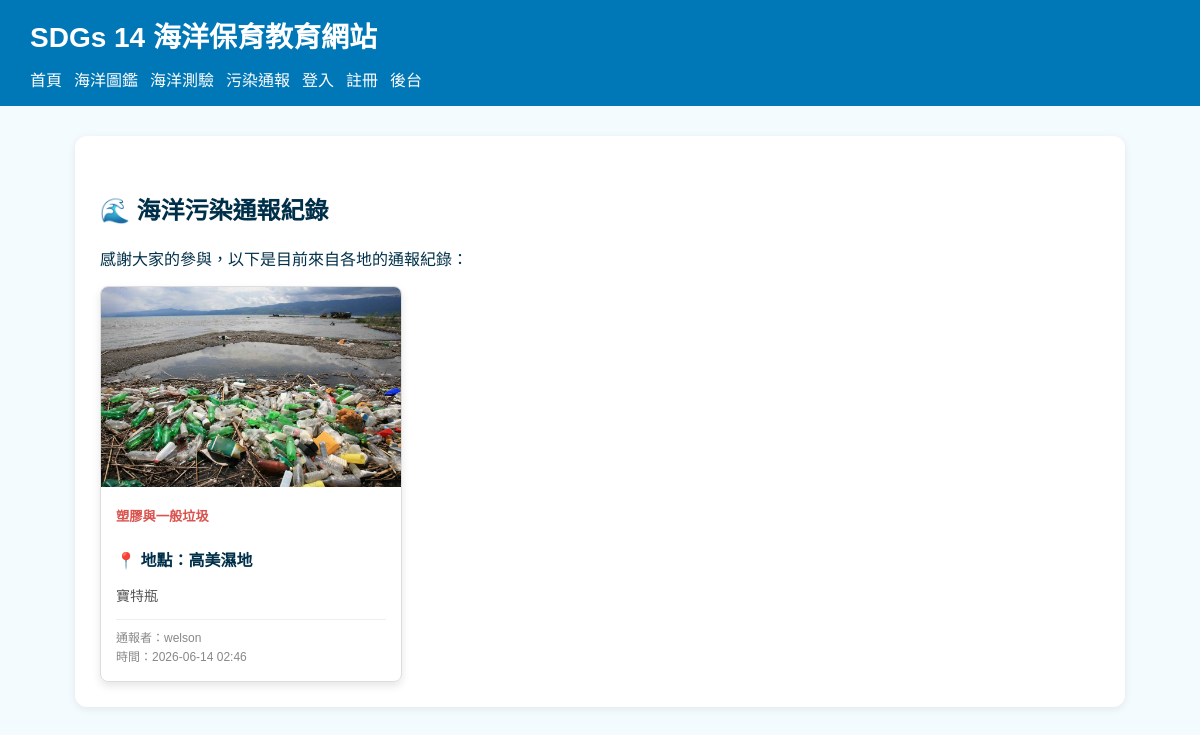
The page /reports/ on the database its author committed.
### main/models.py (models this page shows, shortened)
class PollutionReport(models.Model):
    POLLUTION_CHOICES = [
        ('plastic', '塑膠與一般垃圾'),
        ('oil', '油污污染'),
        ('chemical', '工業或化學廢水'),
        ('other', '其他民生污染'),
    ]
    user = models.ForeignKey(User, on_delete=models.SET_NULL, null=True, blank=True, related_name='reports')
    pollution_type = models.CharField(max_length=20, choices=POLLUTION_CHOICES, verbose_name="污染類型")
    location = models.CharField(max_length=250, verbose_name="通報地點")
    description = models.TextField(verbose_name="詳細描述")
    image = models.ImageField(upload_to='pollution_pics/', verbose_name="現場照片")
    created_at = models.DateTimeField(auto_now_add=True, verbose_name="通報時間")

### main/views.py (the view)
# urls.py: path('reports/', views.report_list, name='report_list'),
def report_list(request):
    reports = PollutionReport.objects.all().order_by('-created_at')
    return render(request, 'report_list.html', {'reports': reports})

### templates/report_list.html (shortened to what this page needs)
{% extends 'base.html' %}
{% block content %}
<div class="container" style="margin-top: 30px;">
    <h2 style="margin-bottom: 20px;">🌊 海洋污染通報紀錄</h2>
    <p>感謝大家的參與，以下是目前來自各地的通報紀錄：</p>
    <div style="display: flex; flex-wrap: wrap; gap: 20px;">
        {% for report in reports %}
            <div style="border: 1px solid #ddd; border-radius: 8px; width: 300px; overflow: hidden; box-shadow: 0 4px 8px rgba(0,0,0,0.1);">
                {% if report.image %}
                    <img src="{{ report.image.url }}" alt="污染照片" style="width: 100%; height: 200px; object-fit: cover;">
                {% else %}
                    <div style="width: 100%; height: 200px; background-color: #eee; display: flex; align-items: center; justify-content: center; color: #999;">無提供照片</div>
                {% endif %}
                <div style="padding: 15px;">
                    <h5 style="margin-top: 0; color: #d9534f;">{{ report.get_pollution_type_display }}</h5>
                    <p style="font-weight: bold; margin-bottom: 5px;">📍 地點：{{ report.location }}</p>
                    <p style="color: #555; font-size: 14px;">{{ report.description }}</p>
                    <hr style="border: 0; border-top: 1px solid #eee;">
                    <div style="font-size: 12px; color: #888;">
                        <p style="margin: 2px 0;">通報者：{% if report.user %}{{ report.user.username }}{% else %}匿名訪客{% endif %}</p>
                        <p style="margin: 2px 0;">時間：{{ report.created_at|date:"Y-m-d H:i" }}</p>
                    </div>
                </div>
            </div>
        {% empty %}
            <p style="color: #666; width: 100%;">目前還沒有任何通報紀錄喔！</p>
        {% endfor %}
    </div>
</div>
{% endblock %}

### templates/base.html (style rules this page uses)
body { font-family: Arial, sans-serif; margin: 0; background: #f4fbff; color: #003049; }

### rows shown on the page
PollutionReport: image (picture), pollution_type "塑膠與一般垃圾", location "高美濕地", description "寶特瓶", user.username "welson", created_at "2026-06-14 02:46"
